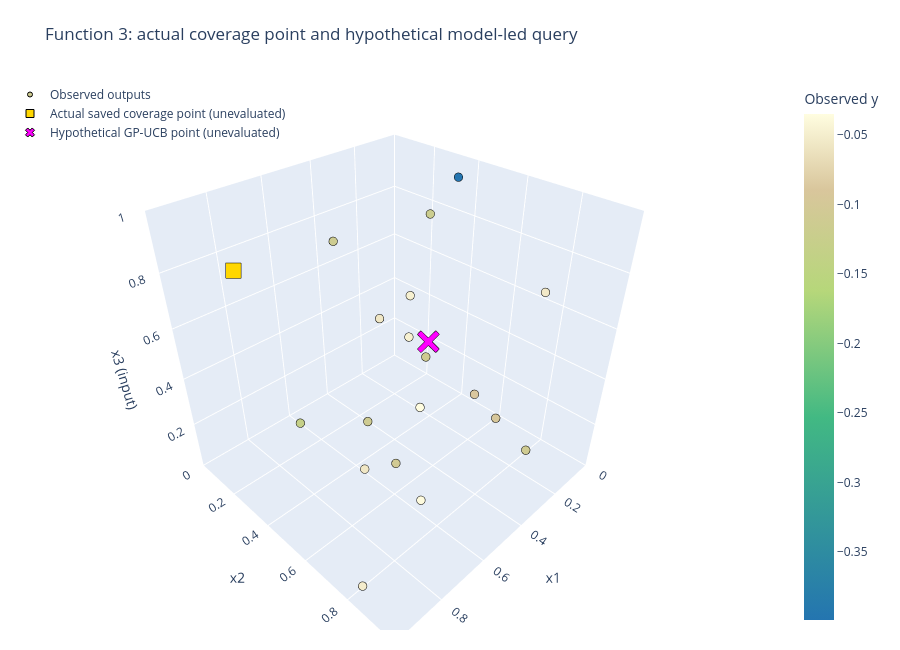

Notebook cell for this chart:
### Markdown cell above
## 11. Locate the hypothetical point without flattening away an input

The cloud puts actual coverage and hypothetical GP-UCB inputs at their real three-dimensional coordinates.
Both are unevaluated: their fixed marker colours do not represent measured outputs.
Drag to inspect their relationship with the observations.

Then repeat the mean, SD and UCB panels on three planes **through the hypothetical point**.
Each panel holds the third coordinate at the proposal's value, so its magenta X really belongs to that section.
The actual coverage point is not projected onto these planes. Read the held values and hull intersections before interpreting a colourful peak.

### Code cell
proposal_cloud = input_cloud(inputs, model_y,
    title="Function 3: actual coverage point and hypothetical model-led query",
    planned=planned_inputs[0], suggestion=hypothetical_inputs,
    save_to=figures / "model-query-proposal.html")
proposal_cloud.show(config=PLOT_CONFIG)
proposal_planes = [plane_grid(proposal_gp, inputs, (a,b), hypothetical_inputs[c], uncertainty=True)
                   for a,b,c in PLANE_AXES]
display(plot_gp_score_sections(proposal_planes, inputs, weight=exploration_weight,
    suggestion=hypothetical_inputs, title=f"Function 3: conditional score sections through the hypothetical {proposal_gp_name} query",
    save_to=figures / "model-query-proposal-slices.png"))

### Figure 1 — Plotly figure (JSON) as saved in the notebook; plotly's stock layout.template omitted (floating-point values rounded to 4 significant figures)
{"data": [{"customdata": [-0.1121, -0.08796, -0.1114, -0.03484, -0.04801, -0.1106, -0.3989, -0.1139, -0.1315, -0.09419, -0.04695, -0.106, -0.118, -0.03638, -0.05676, -0.05643, -0.05128, -0.05421], "hovertemplate": "x1=%{x:.6f}<br>x2=%{y:.6f}<br>x3=%{z:.6f}<br>Observed y=%{customdata:.4f}<extra></extra>", "marker": {"color": [-0.1121, -0.08796, -0.1114, -0.03484, -0.04801, -0.1106, -0.3989, -0.1139, -0.1315, -0.09419, -0.04695, -0.106, -0.118, -0.03638, -0.05676, -0.05643, -0.05128, -0.05421], "colorbar": {"title": {"text": "Observed y"}}, "colorscale": [[0, "#2475b0"], [0.4, "#42b983"], [0.65, "#b6d77a"], [0.85, "#d9c69c"], [1, "#fffde0"]], "line": {"color": "black", "width": 1}, "size": 5}, "mode": "markers", "name": "Observed outputs", "type": "scatter3d", "x": [0.1715, 0.2421, 0.5349, 0.4926, 0.1346, 0.3455, 0.1518, 0.6455, 0.7469, 0.1705, 0.2205, 0.666, 0.04681, 0.6001, 0.966, 0.3351, 0.9545, 0.3523], "y": [0.3439, 0.6441, 0.3985, 0.6116, 0.2199, 0.9414, 0.44, 0.3971, 0.2842, 0.697, 0.2978, 0.672, 0.2314, 0.7251, 0.8611, 0.2575, 0.8195, 0.9308], "z": [0.2487, 0.2724, 0.1734, 0.3402, 0.4582, 0.2694, 0.9909, 0.9198, 0.2263, 0.1492, 0.3436, 0.2463, 0.7706, 0.06609, 0.5668, 0.4595, 0.04216, 0.8498]}, {"hovertemplate": "x1=%{x:.6f}<br>x2=%{y:.6f}<br>x3=%{z:.6f}<br>Output not measured<extra></extra>", "marker": {"color": "gold", "line": {"color": "black", "width": 1}, "size": 8, "symbol": "square"}, "mode": "markers", "name": "Actual saved coverage point (unevaluated)", "type": "scatter3d", "x": [0.9038], "y": [0.2689], "z": [0.8752]}, {"hovertemplate": "x1=%{x:.6f}<br>x2=%{y:.6f}<br>x3=%{z:.6f}<br>Output not measured<extra></extra>", "marker": {"color": "magenta", "line": {"color": "black", "width": 1}, "size": 8, "symbol": "x"}, "mode": "markers", "name": "Hypothetical GP-UCB point (unevaluated)", "type": "scatter3d", "x": [0.3874], "y": [0.5453], "z": [0.5213]}], "layout": {"height": 650, "legend": {"x": 0, "y": 1}, "margin": {"b": 20, "l": 10, "r": 60, "t": 80}, "scene": {"aspectmode": "cube", "dragmode": "orbit", "xaxis": {"range": [0, 1], "title": {"text": "x1"}}, "yaxis": {"range": [0, 1], "title": {"text": "x2"}}, "zaxis": {"range": [0, 1], "title": {"text": "x3 (input)"}}}, "title": {"text": "Function 3: actual coverage point and hypothetical model-led query"}}}
